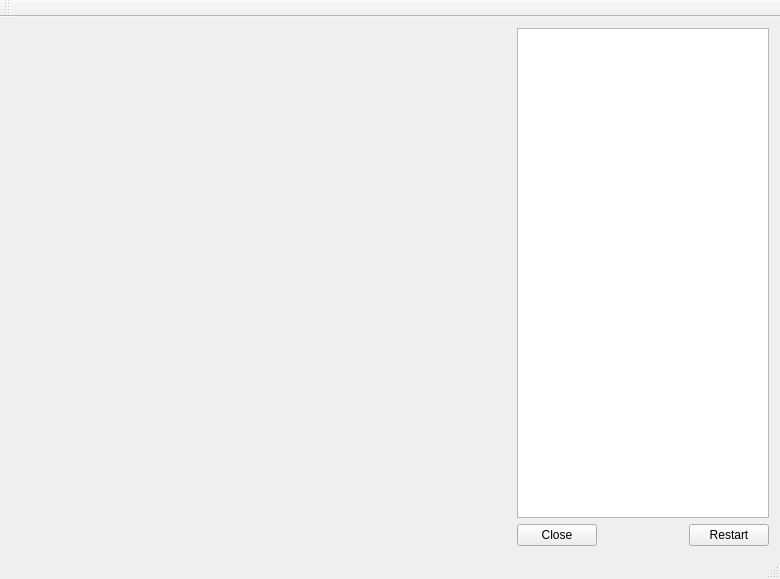
<?xml version="1.0" encoding="UTF-8"?>
<ui version="4.0">
 <class>MainWindow</class>
 <widget class="QMainWindow" name="MainWindow">
  <property name="geometry">
   <rect>
    <x>0</x>
    <y>0</y>
    <width>780</width>
    <height>579</height>
   </rect>
  </property>
  <property name="windowTitle">
   <string>MainWindow</string>
  </property>
  <widget class="QWidget" name="centralWidget">
   <layout class="QGridLayout" name="gridLayout">
    <item row="1" column="1">
     <widget class="QPushButton" name="close">
      <property name="text">
       <string>Close</string>
      </property>
     </widget>
    </item>
    <item row="1" column="3">
     <widget class="QPushButton" name="restart">
      <property name="text">
       <string>Restart</string>
      </property>
     </widget>
    </item>
    <item row="0" column="1" colspan="3">
     <widget class="QTextEdit" name="textEdit"/>
    </item>
    <item row="0" column="0" rowspan="2">
     <widget class="QLabel" name="label">
      <property name="minimumSize">
       <size>
        <width>500</width>
        <height>500</height>
       </size>
      </property>
      <property name="maximumSize">
       <size>
        <width>500</width>
        <height>500</height>
       </size>
      </property>
      <property name="text">
       <string/>
      </property>
     </widget>
    </item>
    <item row="1" column="2">
     <spacer name="horizontalSpacer">
      <property name="orientation">
       <enum>Qt::Horizontal</enum>
      </property>
      <property name="sizeHint" stdset="0">
       <size>
        <width>40</width>
        <height>20</height>
       </size>
      </property>
     </spacer>
    </item>
   </layout>
  </widget>
  <widget class="QMenuBar" name="menuBar">
   <property name="geometry">
    <rect>
     <x>0</x>
     <y>0</y>
     <width>780</width>
     <height>22</height>
    </rect>
   </property>
  </widget>
  <widget class="QToolBar" name="mainToolBar">
   <attribute name="toolBarArea">
    <enum>TopToolBarArea</enum>
   </attribute>
   <attribute name="toolBarBreak">
    <bool>false</bool>
   </attribute>
  </widget>
  <widget class="QStatusBar" name="statusBar"/>
 </widget>
 <layoutdefault spacing="6" margin="11"/>
 <resources/>
 <connections/>
</ui>
